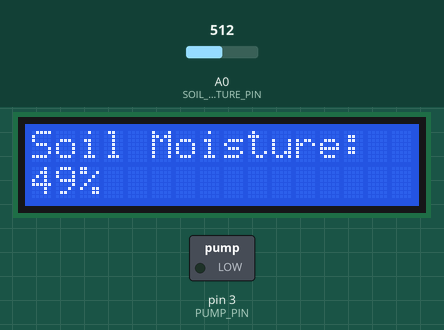
Recording of a sketch running on a simulated Arduino Uno, built with avr-gcc and run on an emulated ATmega328P. Parts: 16×2 character LCD, switched loads named in the sketch (green lamp = pin HIGH). Inputs (shaded band) come from the test bench; at power-on: A0 (SOIL_MOISTURE_PIN) = 512. What the sketch prints to the serial monitor is not drawn.

Above: at 1.2 s.
1.3 s: A0 (SOIL_MOISTURE_PIN) set to 541
At 3.3 s:
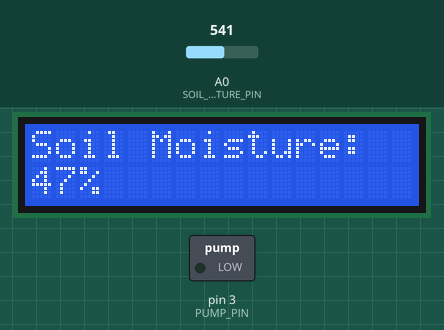
3.6 s: A0 (SOIL_MOISTURE_PIN) set to 570
At 5.3 s:
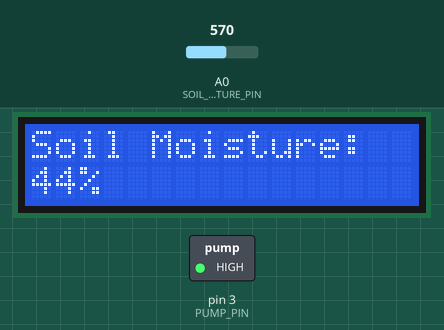
5.6 s: A0 (SOIL_MOISTURE_PIN) set to 511
At 6.4 s:
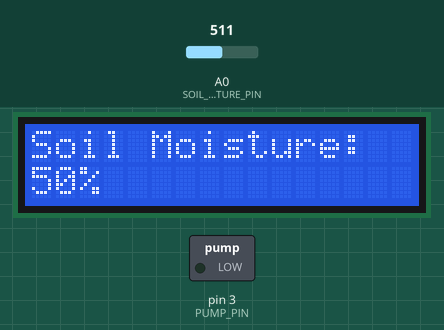
7.6 s: A0 (SOIL_MOISTURE_PIN) set to 716
At 11.1 s:
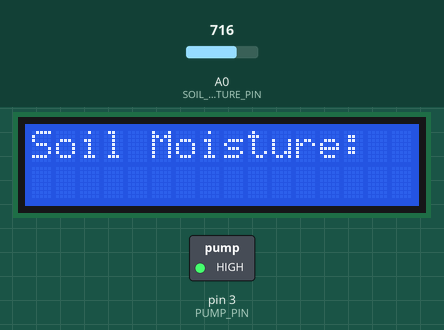
Timing chart, 0 to 12.6 s (numbered marks = the images above; inputs shaded):
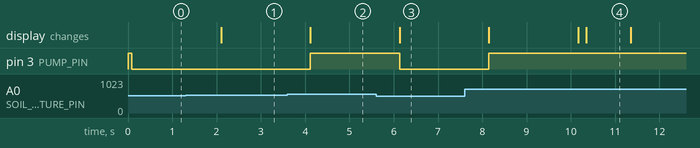

The sketch:

Smart_Garden.ino
```cpp
#include <Wire.h>
#include <LiquidCrystal_I2C.h>

#define SOIL_MOISTURE_PIN A0
#define PUMP_PIN 3
#define MOISTURE_THRESHOLD 45

LiquidCrystal_I2C lcd(0x27, 16, 2);

unsigned long lastResetTime = 0;
const unsigned long RESET_INTERVAL = 10000;

void setup() {
  Serial.begin(9600);
  pinMode(SOIL_MOISTURE_PIN, INPUT);
  pinMode(PUMP_PIN, OUTPUT);
  digitalWrite(PUMP_PIN, HIGH);

  lcd.init();
  lcd.backlight();
  lcd.print("Soil Moisture:");
}

void loop() {

  int sensorValue = analogRead(SOIL_MOISTURE_PIN);
  int moisturePercent = map(sensorValue, 1023, 0, 0, 100);

  lcd.setCursor(0, 1);
  lcd.print(moisturePercent);
  lcd.print("%    ");


  Serial.print("Soil Moisture: ");
  Serial.print(moisturePercent);
  Serial.println("%");


  if (moisturePercent > MOISTURE_THRESHOLD) {
    digitalWrite(PUMP_PIN, LOW);
  } else {
    digitalWrite(PUMP_PIN, HIGH);
  }


  if (millis() - lastResetTime >= RESET_INTERVAL) {
    lastResetTime = millis();


    Serial.println("Performing LCD Reset.");

    lcd.noBacklight();
    delay(100);
    lcd.init();
    lcd.backlight();
    lcd.clear();
    lcd.print("Soil Moisture:");
  }

  delay(1000);
}
```

Measured:
- the behaviour switches between 552 and 553 on A0 (SOIL_MOISTURE_PIN) (found by bisection; images 1 and 2)
- after the input at 1.3 s, the display: changes after 0.80 s (image 1)
- after the input at 3.6 s, pin 3 (PUMP_PIN): LOW → HIGH after 0.52 s; the display: changes after 0.52 s (image 2)
- after the input at 5.6 s, pin 3 (PUMP_PIN): HIGH → LOW after 0.53 s; the display: changes after 0.53 s (image 3)
- after the input at 7.6 s, pin 3 (PUMP_PIN): LOW → HIGH after 0.55 s
- what the display in image 4 shows lasts 1.1 s, from 10.3 s to 11.4 s
